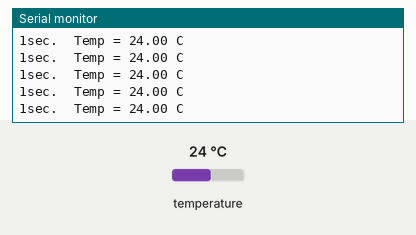
Recording of a sketch running on a simulated Arduino Uno, built with avr-gcc and run on an emulated ATmega328P. Shown: the last lines printed to the serial monitor. The test bench sets the inputs (shaded band); at power-on: temperature 24 °C.

Above: at 1.3 s.
1.4 s: temperature set to 12 °C
At 2.2 s:
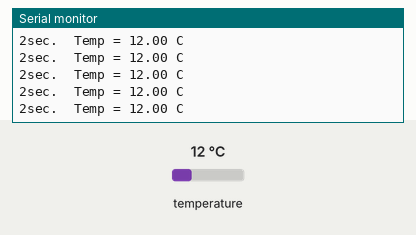
4.4 s: temperature set to 19 °C
At 5.5 s:
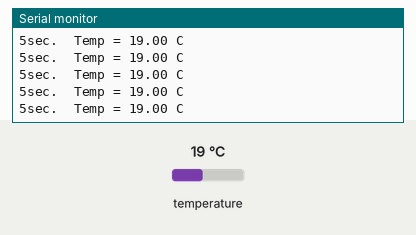
7.4 s: temperature set to 2 °C
At 8.5 s:
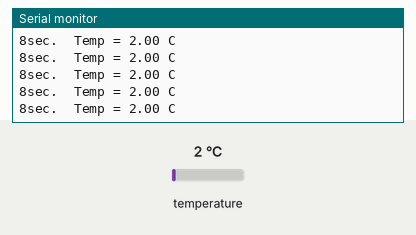
10.4 s: temperature set to 28 °C
At 11.0 s:
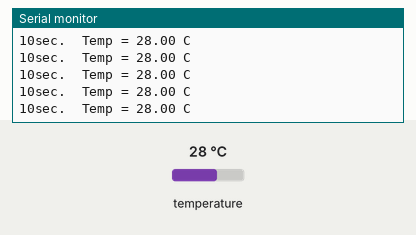
Timing chart, 0 to 13.4 s (numbered marks = the images above; inputs shaded):
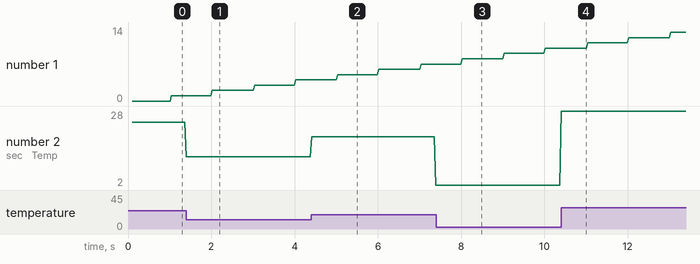

The sketch:

ds18b20_temperature_test.ino
```cpp
#include <OneWire.h>

OneWire  ds(A1);  //  (a 4.7K resistor is necessary)

void setup(void) {
  Serial.begin(9600);
  delay(100);
}

void  loop(void) {
 Serial.print(millis()/1000);
 Serial.print("sec.\tTemp = ");
 Serial.print(Temp());
 Serial.println(" С");
 //delay(1000);
}

float Temp () {
 byte i; byte type_s; byte data[12]; byte addr[8]; float celsius; int cnt=3;
 while ( !ds.search(addr) && cnt>0) {ds.reset_search(); cnt--;} if (cnt==0) return -100; //3 попытки определения адреса датчика
 if (OneWire::crc8(addr, 7) != addr[7]) return -100;// CRC is not valid!
 switch (addr[0]) {case 0x10: type_s = 1; break; case 0x28: type_s = 0; break; case 0x22: type_s = 0; break; default: return -100; }
 ds.reset(); ds.select(addr); ds.write(0x44); //ds.write(0x44, 1); delay(1000); // для паразитного питания датчика
 ds.reset(); ds.select(addr); ds.write(0xBE);
 for ( i = 0; i < 9; i++) data[i] = ds.read(); int16_t raw = (data[1] << 8) | data[0];
 if(type_s){raw=raw<<3;if(data[7]==0x10)raw=(raw&0xFFF0)+12-data[6];}
 else{byte cfg=(data[4]&0x60);if(cfg==0x00)raw=raw&~7;else if(cfg==0x20)raw=raw&~3;else if(cfg==0x40)raw=raw&~1;}
 celsius = (float)raw / 16.0; return celsius;
}
```

Measured:
- after the input at 1.4 s, the serial monitor: prints a new line at once (image 1)
- after the input at 4.4 s, the serial monitor: prints a new line at once (image 2)
- after the input at 7.4 s, the serial monitor: prints a new line at once (image 3)
- after the input at 10.4 s, the serial monitor: prints a new line at once (image 4)
- plotted number 2: 2 → 28 after the input at 10.4 s
